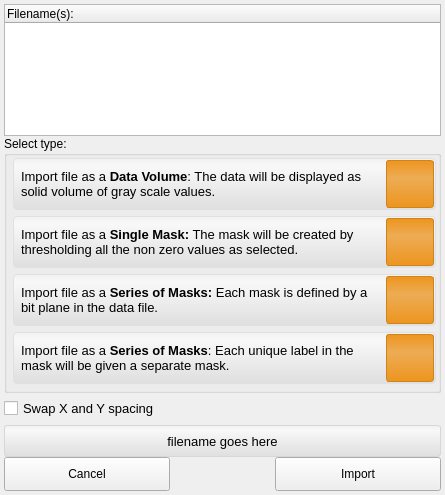
<?xml version="1.0" encoding="UTF-8"?>
<ui version="4.0">
 <class>LayerImporterWidget</class>
 <widget class="QWidget" name="LayerImporterWidget">
  <property name="geometry">
   <rect>
    <x>0</x>
    <y>0</y>
    <width>445</width>
    <height>495</height>
   </rect>
  </property>
  <property name="minimumSize">
   <size>
    <width>445</width>
    <height>0</height>
   </size>
  </property>
  <property name="maximumSize">
   <size>
    <width>445</width>
    <height>16777215</height>
   </size>
  </property>
  <property name="windowTitle">
   <string>LayerImporterWidget</string>
  </property>
  <property name="styleSheet">
   <string notr="true">QPushButton#mask_single_button:checked{
	background-color: qlineargradient(spread:pad, x1:0.5, y1:0, x2:0.5, y2:0.960227, stop:0 rgba(80, 80, 80, 50), stop:0.155779 rgba(90, 90, 90, 50), stop:1 rgba(78, 78, 78, 50));
	border-radius: 4px;
	border: 2px solid rgb( 90,90,90 );
}
QPushButton#mask_single_button:pressed{
	background-color: qlineargradient(spread:pad, x1:0.5, y1:0, x2:0.5, y2:0.960227, stop:0 rgba(80, 80, 80, 150), stop:0.155779 rgba(90, 90, 90, 150), stop:1 rgba(78, 78, 78, 150));
	border-radius: 4px;
	border: 2px solid rgb( 90,90,90 );
}
QPushButton#mask_single_button{}

QPushButton#data_volume_button:checked{
	background-color: qlineargradient(spread:pad, x1:0.5, y1:0, x2:0.5, y2:0.960227, stop:0 rgba(80, 80, 80, 50), stop:0.155779 rgba(90, 90, 90, 50), stop:1 rgba(78, 78, 78, 50));
	border-radius: 4px;
	border: 2px solid rgb( 90,90,90 );
}
QPushButton#data_volume_button:pressed{
	background-color: qlineargradient(spread:pad, x1:0.5, y1:0, x2:0.5, y2:0.960227, stop:0 rgba(80, 80, 80, 150), stop:0.155779 rgba(90, 90, 90, 150), stop:1 rgba(78, 78, 78, 150));;
	border-radius: 4px;
	border: 2px solid rgb( 90,90,90 );
}
QPushButton#data_volume_button{}

QPushButton#mask_1234_button:checked{
	background-color: qlineargradient(spread:pad, x1:0.5, y1:0, x2:0.5, y2:0.960227, stop:0 rgba(80, 80, 80, 50), stop:0.155779 rgba(90, 90, 90, 50), stop:1 rgba(78, 78, 78, 50));
	border-radius: 4px;
	border: 2px solid rgb( 90,90,90 );
}
QPushButton#mask_1234_button:pressed{
	background-color: qlineargradient(spread:pad, x1:0.5, y1:0, x2:0.5, y2:0.960227, stop:0 rgba(80, 80, 80, 150), stop:0.155779 rgba(90, 90, 90, 150), stop:1 rgba(78, 78, 78, 150));
	border-radius: 4px;
	border: 2px solid rgb( 90,90,90 );
}
QPushButton#mask_1234_button{}

QPushButton#mask_1248_button:checked{
	background-color: qlineargradient(spread:pad, x1:0.5, y1:0, x2:0.5, y2:0.960227, stop:0 rgba(80, 80, 80, 50), stop:0.155779 rgba(90, 90, 90, 50), stop:1 rgba(78, 78, 78, 50));
	border-radius: 4px;
	border: 2px solid rgb( 90,90,90 );
}
QPushButton#mask_1248_button:pressed{
	background-color: qlineargradient(spread:pad, x1:0.5, y1:0, x2:0.5, y2:0.960227, stop:0 rgba(80, 80, 80, 150), stop:0.155779 rgba(90, 90, 90, 150), stop:1 rgba(78, 78, 78, 150));
	border-radius: 4px;
	border: 2px solid rgb( 90,90,90 );
}
QPushButton#mask_1248_button{}

QWidget#data_{
	background-color: qlineargradient(spread:pad, x1:0.5, y1:0, x2:0.5, y2:0.960227, stop:0 rgba(241, 241, 241, 255), stop:0.155779 rgba(248, 248, 248, 255), stop:1 rgba(224, 224, 224, 255));
	border-radius: 4px;
	border: 1px solid  rgb( 224, 224, 224 );
}

QWidget#single_mask_{
	background-color: qlineargradient(spread:pad, x1:0.5, y1:0, x2:0.5, y2:0.960227, stop:0 rgba(241, 241, 241, 255), stop:0.155779 rgba(248, 248, 248, 255), stop:1 rgba(224, 224, 224, 255));
	border-radius: 4px;
	border: 1px solid  rgb( 224, 224, 224 );
}

QWidget#bitplane_mask_{
	background-color: qlineargradient(spread:pad, x1:0.5, y1:0, x2:0.5, y2:0.960227, stop:0 rgba(241, 241, 241, 255), stop:0.155779 rgba(248, 248, 248, 255), stop:1 rgba(224, 224, 224, 255));
	border-radius: 4px;
	border: 1px solid  rgb( 224, 224, 224 );
}

QWidget#label_mask_{
	background-color: qlineargradient(spread:pad, x1:0.5, y1:0, x2:0.5, y2:0.960227, stop:0 rgba(241, 241, 241, 255), stop:0.155779 rgba(248, 248, 248, 255), stop:1 rgba(224, 224, 224, 255));
	border-radius: 4px;
	border: 1px solid  rgb( 224, 224, 224 );
}

QWidget#scanning_file_{
	background-color: qlineargradient(spread:pad, x1:0.5, y1:0, x2:0.5, y2:0.960227, stop:0 rgba(241, 241, 241, 255), stop:0.155779 rgba(248, 248, 248, 255), stop:1 rgba(224, 224, 224, 255));
	border-radius: 3px;
	border: 1px solid  rgb( 215, 215, 215 );
}

QWidget#data_volume_icon_widget_{
	background-color: qlineargradient(spread:pad, x1:0.5, y1:0, x2:0.5, y2:1, stop:0 rgba(237, 149, 31, 255), stop:0.372881 rgba(237, 172, 84, 255), stop:1 rgba(237, 149, 31, 255));
	border-radius: 3px;
	border: 1px solid rgb(208, 130, 27);
}

QWidget#single_mask_icon_widget_{
	background-color: qlineargradient(spread:pad, x1:0.5, y1:0, x2:0.5, y2:1, stop:0 rgba(237, 149, 31, 255), stop:0.372881 rgba(237, 172, 84, 255), stop:1 rgba(237, 149, 31, 255));
	border-radius: 3px;
	border: 1px solid rgb(208, 130, 27);
}

QWidget#series_of_masks_1234_icon_widget_{
	background-color: qlineargradient(spread:pad, x1:0.5, y1:0, x2:0.5, y2:1, stop:0 rgba(237, 149, 31, 255), stop:0.372881 rgba(237, 172, 84, 255), stop:1 rgba(237, 149, 31, 255));
	border-radius: 3px;
	border: 1px solid rgb(208, 130, 27);
}

QWidget#series_of_masks_1248_icon_widget_{
	background-color: qlineargradient(spread:pad, x1:0.5, y1:0, x2:0.5, y2:1, stop:0 rgba(237, 149, 31, 255), stop:0.372881 rgba(237, 172, 84, 255), stop:1 rgba(237, 149, 31, 255));
	border-radius: 3px;
	border: 1px solid rgb(208, 130, 27);
}
QToolButton#data_button_{
	border: 1px solid rgba( 0, 0, 0, 0 );
	background-color: rgba( 0, 0, 0, 0 );
}
QToolButton#data_button_:pressed{
	border: 1px solid rgba( 0, 0, 0, 0 );
	background-color: rgba( 0, 0, 0, 0 );
}

QToolButton#single_mask_button_{
	border: 1px solid rgba( 0, 0, 0, 0 );
	background-color: rgba( 0, 0, 0, 0 );
}
QToolButton#single_mask_button_:pressed{
	border: 1px solid rgba( 0, 0, 0, 0 );
	background-color: rgba( 0, 0, 0, 0 );
}

QToolButton#series_1248_button_{
	border: 1px solid rgba( 0, 0, 0, 0 );
	background-color: rgba( 0, 0, 0, 0 );
}
QToolButton#series_1248_button_:pressed{
	border: 1px solid rgba( 0, 0, 0, 0 );
	background-color: rgba( 0, 0, 0, 0 );
}

QToolButton#series_1234_button_{
	border: 1px solid rgba( 0, 0, 0, 0 );
	background-color: rgba( 0, 0, 0, 0 );
}
QToolButton#series_1234_button_:pressed{
	border: 1px solid rgba( 0, 0, 0, 0 );
	background-color: rgba( 0, 0, 0, 0 );
}
</string>
  </property>
  <layout class="QVBoxLayout" name="verticalLayout_2">
   <property name="spacing">
    <number>0</number>
   </property>
   <property name="margin">
    <number>4</number>
   </property>
   <item>
    <widget class="QTableWidget" name="file_name_table_">
     <property name="horizontalScrollBarPolicy">
      <enum>Qt::ScrollBarAlwaysOff</enum>
     </property>
     <property name="editTriggers">
      <set>QAbstractItemView::NoEditTriggers</set>
     </property>
     <property name="showDropIndicator" stdset="0">
      <bool>false</bool>
     </property>
     <property name="dragDropOverwriteMode">
      <bool>false</bool>
     </property>
     <property name="alternatingRowColors">
      <bool>true</bool>
     </property>
     <property name="selectionMode">
      <enum>QAbstractItemView::NoSelection</enum>
     </property>
     <property name="selectionBehavior">
      <enum>QAbstractItemView::SelectRows</enum>
     </property>
     <property name="textElideMode">
      <enum>Qt::ElideNone</enum>
     </property>
     <property name="showGrid">
      <bool>false</bool>
     </property>
     <property name="gridStyle">
      <enum>Qt::NoPen</enum>
     </property>
     <property name="cornerButtonEnabled">
      <bool>false</bool>
     </property>
     <property name="columnCount">
      <number>1</number>
     </property>
     <attribute name="horizontalHeaderHighlightSections">
      <bool>false</bool>
     </attribute>
     <attribute name="horizontalHeaderStretchLastSection">
      <bool>true</bool>
     </attribute>
     <attribute name="verticalHeaderVisible">
      <bool>false</bool>
     </attribute>
     <attribute name="verticalHeaderHighlightSections">
      <bool>false</bool>
     </attribute>
     <column>
      <property name="text">
       <string>Filename(s):</string>
      </property>
      <property name="textAlignment">
       <set>AlignLeft|AlignVCenter</set>
      </property>
     </column>
    </widget>
   </item>
   <item>
    <widget class="QGroupBox" name="importer_options_">
     <property name="title">
      <string>Select type:</string>
     </property>
     <layout class="QVBoxLayout" name="verticalLayout">
      <property name="spacing">
       <number>6</number>
      </property>
      <property name="leftMargin">
       <number>6</number>
      </property>
      <property name="topMargin">
       <number>2</number>
      </property>
      <property name="rightMargin">
       <number>6</number>
      </property>
      <property name="bottomMargin">
       <number>6</number>
      </property>
      <item>
       <widget class="QWidget" name="data_" native="true">
        <property name="minimumSize">
         <size>
          <width>423</width>
          <height>52</height>
         </size>
        </property>
        <property name="maximumSize">
         <size>
          <width>423</width>
          <height>52</height>
         </size>
        </property>
        <layout class="QHBoxLayout" name="horizontalLayout_5">
         <property name="spacing">
          <number>4</number>
         </property>
         <property name="margin">
          <number>2</number>
         </property>
         <item>
          <widget class="QWidget" name="widget" native="true">
           <property name="maximumSize">
            <size>
             <width>16777215</width>
             <height>46</height>
            </size>
           </property>
           <layout class="QHBoxLayout" name="horizontalLayout_6">
            <property name="margin">
             <number>6</number>
            </property>
            <item>
             <widget class="QLabel" name="data_label_">
              <property name="text">
               <string>&lt;!DOCTYPE HTML PUBLIC &quot;-//W3C//DTD HTML 4.0//EN&quot; &quot;http://www.w3.org/TR/REC-html40/strict.dtd&quot;&gt;
&lt;html&gt;&lt;head&gt;&lt;meta name=&quot;qrichtext&quot; content=&quot;1&quot; /&gt;&lt;style type=&quot;text/css&quot;&gt;
p, li { white-space: pre-wrap; }
&lt;/style&gt;&lt;/head&gt;&lt;body style=&quot; font-family:'MS Shell Dlg 2'; font-size:8.25pt; font-weight:400; font-style:normal;&quot;&gt;
&lt;p style=&quot; margin-top:0px; margin-bottom:0px; margin-left:0px; margin-right:0px; -qt-block-indent:0; text-indent:0px;&quot;&gt;&lt;span style=&quot; font-family:'Lucida Grande'; font-size:10pt;&quot;&gt;Import file as a &lt;/span&gt;&lt;span style=&quot; font-family:'Lucida Grande'; font-size:10pt; font-weight:600;&quot;&gt;Data Volume&lt;/span&gt;&lt;span style=&quot; font-family:'Lucida Grande'; font-size:10pt;&quot;&gt;: The data will be displayed as solid volume of gray scale values. &lt;/span&gt;&lt;/p&gt;&lt;/body&gt;&lt;/html&gt;</string>
              </property>
              <property name="textFormat">
               <enum>Qt::RichText</enum>
              </property>
              <property name="wordWrap">
               <bool>true</bool>
              </property>
             </widget>
            </item>
           </layout>
          </widget>
         </item>
         <item>
          <widget class="QWidget" name="data_volume_icon_widget_" native="true">
           <property name="minimumSize">
            <size>
             <width>48</width>
             <height>48</height>
            </size>
           </property>
           <property name="maximumSize">
            <size>
             <width>48</width>
             <height>48</height>
            </size>
           </property>
           <layout class="QHBoxLayout" name="horizontalLayout_15">
            <property name="spacing">
             <number>0</number>
            </property>
            <property name="margin">
             <number>0</number>
            </property>
            <item>
             <widget class="QtUtils::QtDoubleClickToolButton" name="data_button_">
              <property name="sizePolicy">
               <sizepolicy hsizetype="Preferred" vsizetype="Preferred">
                <horstretch>0</horstretch>
                <verstretch>0</verstretch>
               </sizepolicy>
              </property>
              <property name="text">
               <string/>
              </property>
              <property name="icon">
               <iconset resource="../../Resources/QtResources.qrc">
                <normaloff>:/Images/Data.png</normaloff>:/Images/Data.png</iconset>
              </property>
              <property name="iconSize">
               <size>
                <width>38</width>
                <height>38</height>
               </size>
              </property>
             </widget>
            </item>
           </layout>
          </widget>
         </item>
        </layout>
       </widget>
      </item>
      <item>
       <widget class="QWidget" name="single_mask_" native="true">
        <property name="minimumSize">
         <size>
          <width>423</width>
          <height>52</height>
         </size>
        </property>
        <property name="maximumSize">
         <size>
          <width>423</width>
          <height>52</height>
         </size>
        </property>
        <layout class="QHBoxLayout" name="horizontalLayout_12">
         <property name="spacing">
          <number>4</number>
         </property>
         <property name="margin">
          <number>2</number>
         </property>
         <item>
          <widget class="QWidget" name="widget_4" native="true">
           <property name="maximumSize">
            <size>
             <width>16777215</width>
             <height>46</height>
            </size>
           </property>
           <layout class="QHBoxLayout" name="horizontalLayout_7">
            <property name="margin">
             <number>6</number>
            </property>
            <item>
             <widget class="QLabel" name="single_mask_label_">
              <property name="text">
               <string>&lt;!DOCTYPE HTML PUBLIC &quot;-//W3C//DTD HTML 4.0//EN&quot; &quot;http://www.w3.org/TR/REC-html40/strict.dtd&quot;&gt;
&lt;html&gt;&lt;head&gt;&lt;meta name=&quot;qrichtext&quot; content=&quot;1&quot; /&gt;&lt;style type=&quot;text/css&quot;&gt;
p, li { white-space: pre-wrap; }
&lt;/style&gt;&lt;/head&gt;&lt;body style=&quot; font-family:'MS Shell Dlg 2'; font-size:8.25pt; font-weight:400; font-style:normal;&quot;&gt;
&lt;p style=&quot; margin-top:0px; margin-bottom:0px; margin-left:0px; margin-right:0px; -qt-block-indent:0; text-indent:0px;&quot;&gt;&lt;span style=&quot; font-family:'Lucida Grande'; font-size:10pt;&quot;&gt;Import file as a &lt;/span&gt;&lt;span style=&quot; font-family:'Lucida Grande'; font-size:10pt; font-weight:600;&quot;&gt;Single Mask:&lt;/span&gt;&lt;span style=&quot; font-family:'Lucida Grande'; font-size:10pt;&quot;&gt; The mask will be created by thresholding all the non zero values as selected.&lt;/span&gt;&lt;/p&gt;&lt;/body&gt;&lt;/html&gt;</string>
              </property>
              <property name="textFormat">
               <enum>Qt::RichText</enum>
              </property>
              <property name="wordWrap">
               <bool>true</bool>
              </property>
             </widget>
            </item>
           </layout>
          </widget>
         </item>
         <item>
          <widget class="QWidget" name="single_mask_icon_widget_" native="true">
           <property name="minimumSize">
            <size>
             <width>48</width>
             <height>48</height>
            </size>
           </property>
           <property name="maximumSize">
            <size>
             <width>48</width>
             <height>48</height>
            </size>
           </property>
           <layout class="QHBoxLayout" name="horizontalLayout_14">
            <property name="spacing">
             <number>0</number>
            </property>
            <property name="margin">
             <number>0</number>
            </property>
            <item>
             <widget class="QtUtils::QtDoubleClickToolButton" name="single_mask_button_">
              <property name="sizePolicy">
               <sizepolicy hsizetype="Preferred" vsizetype="Preferred">
                <horstretch>0</horstretch>
                <verstretch>0</verstretch>
               </sizepolicy>
              </property>
              <property name="text">
               <string/>
              </property>
              <property name="icon">
               <iconset resource="../../Resources/QtResources.qrc">
                <normaloff>:/Images/MaskWhite_shadow.png</normaloff>:/Images/MaskWhite_shadow.png</iconset>
              </property>
              <property name="iconSize">
               <size>
                <width>38</width>
                <height>38</height>
               </size>
              </property>
             </widget>
            </item>
           </layout>
          </widget>
         </item>
        </layout>
       </widget>
      </item>
      <item>
       <widget class="QWidget" name="bitplane_mask_" native="true">
        <property name="minimumSize">
         <size>
          <width>423</width>
          <height>52</height>
         </size>
        </property>
        <property name="maximumSize">
         <size>
          <width>423</width>
          <height>52</height>
         </size>
        </property>
        <layout class="QHBoxLayout" name="horizontalLayout_11">
         <property name="spacing">
          <number>4</number>
         </property>
         <property name="margin">
          <number>2</number>
         </property>
         <item>
          <widget class="QWidget" name="widget_11" native="true">
           <property name="maximumSize">
            <size>
             <width>16777215</width>
             <height>46</height>
            </size>
           </property>
           <layout class="QHBoxLayout" name="horizontalLayout_9">
            <property name="margin">
             <number>6</number>
            </property>
            <item>
             <widget class="QLabel" name="bitplane_masks_label_">
              <property name="text">
               <string>&lt;!DOCTYPE HTML PUBLIC &quot;-//W3C//DTD HTML 4.0//EN&quot; &quot;http://www.w3.org/TR/REC-html40/strict.dtd&quot;&gt;
&lt;html&gt;&lt;head&gt;&lt;meta name=&quot;qrichtext&quot; content=&quot;1&quot; /&gt;&lt;style type=&quot;text/css&quot;&gt;
p, li { white-space: pre-wrap; }
&lt;/style&gt;&lt;/head&gt;&lt;body style=&quot; font-family:'MS Shell Dlg 2'; font-size:8.25pt; font-weight:400; font-style:normal;&quot;&gt;
&lt;p style=&quot; margin-top:0px; margin-bottom:0px; margin-left:0px; margin-right:0px; -qt-block-indent:0; text-indent:0px;&quot;&gt;&lt;span style=&quot; font-family:'Lucida Grande'; font-size:10pt;&quot;&gt;Import file as a &lt;/span&gt;&lt;span style=&quot; font-family:'Lucida Grande'; font-size:10pt; font-weight:600;&quot;&gt;Series of Masks:&lt;/span&gt;&lt;span style=&quot; font-family:'Lucida Grande'; font-size:10pt;&quot;&gt; Each mask is defined by a bit plane in the data file.&lt;/span&gt;&lt;/p&gt;&lt;/body&gt;&lt;/html&gt;</string>
              </property>
              <property name="textFormat">
               <enum>Qt::RichText</enum>
              </property>
              <property name="wordWrap">
               <bool>true</bool>
              </property>
             </widget>
            </item>
           </layout>
          </widget>
         </item>
         <item>
          <widget class="QWidget" name="series_of_masks_1248_icon_widget_" native="true">
           <property name="minimumSize">
            <size>
             <width>48</width>
             <height>48</height>
            </size>
           </property>
           <property name="maximumSize">
            <size>
             <width>48</width>
             <height>48</height>
            </size>
           </property>
           <layout class="QHBoxLayout" name="horizontalLayout">
            <property name="spacing">
             <number>0</number>
            </property>
            <property name="margin">
             <number>0</number>
            </property>
            <item>
             <widget class="QtUtils::QtDoubleClickToolButton" name="series_1248_button_">
              <property name="sizePolicy">
               <sizepolicy hsizetype="Preferred" vsizetype="Preferred">
                <horstretch>0</horstretch>
                <verstretch>0</verstretch>
               </sizepolicy>
              </property>
              <property name="text">
               <string/>
              </property>
              <property name="icon">
               <iconset resource="../../Resources/QtResources.qrc">
                <normaloff>:/Images/BitPlaneMaskOff.png</normaloff>:/Images/BitPlaneMaskOff.png</iconset>
              </property>
              <property name="iconSize">
               <size>
                <width>38</width>
                <height>38</height>
               </size>
              </property>
             </widget>
            </item>
           </layout>
          </widget>
         </item>
        </layout>
       </widget>
      </item>
      <item>
       <widget class="QWidget" name="label_mask_" native="true">
        <property name="minimumSize">
         <size>
          <width>423</width>
          <height>52</height>
         </size>
        </property>
        <property name="maximumSize">
         <size>
          <width>423</width>
          <height>52</height>
         </size>
        </property>
        <layout class="QHBoxLayout" name="horizontalLayout_10">
         <property name="spacing">
          <number>4</number>
         </property>
         <property name="margin">
          <number>2</number>
         </property>
         <item>
          <widget class="QWidget" name="widget_9" native="true">
           <property name="maximumSize">
            <size>
             <width>16777215</width>
             <height>46</height>
            </size>
           </property>
           <layout class="QHBoxLayout" name="horizontalLayout_8">
            <property name="margin">
             <number>6</number>
            </property>
            <item>
             <widget class="QLabel" name="series_masks_label_">
              <property name="text">
               <string>&lt;!DOCTYPE HTML PUBLIC &quot;-//W3C//DTD HTML 4.0//EN&quot; &quot;http://www.w3.org/TR/REC-html40/strict.dtd&quot;&gt;
&lt;html&gt;&lt;head&gt;&lt;meta name=&quot;qrichtext&quot; content=&quot;1&quot; /&gt;&lt;style type=&quot;text/css&quot;&gt;
p, li { white-space: pre-wrap; }
&lt;/style&gt;&lt;/head&gt;&lt;body style=&quot; font-family:'MS Shell Dlg 2'; font-size:8.25pt; font-weight:400; font-style:normal;&quot;&gt;
&lt;p style=&quot; margin-top:0px; margin-bottom:0px; margin-left:0px; margin-right:0px; -qt-block-indent:0; text-indent:0px;&quot;&gt;&lt;span style=&quot; font-family:'Lucida Grande'; font-size:10pt;&quot;&gt;Import file as a &lt;/span&gt;&lt;span style=&quot; font-family:'Lucida Grande'; font-size:10pt; font-weight:600;&quot;&gt;Series of Masks&lt;/span&gt;&lt;span style=&quot; font-family:'Lucida Grande'; font-size:10pt;&quot;&gt;: Each unique label in the mask will be given a separate mask.&lt;/span&gt;&lt;/p&gt;&lt;/body&gt;&lt;/html&gt;</string>
              </property>
              <property name="textFormat">
               <enum>Qt::RichText</enum>
              </property>
              <property name="wordWrap">
               <bool>true</bool>
              </property>
             </widget>
            </item>
           </layout>
          </widget>
         </item>
         <item>
          <widget class="QWidget" name="series_of_masks_1234_icon_widget_" native="true">
           <property name="minimumSize">
            <size>
             <width>48</width>
             <height>48</height>
            </size>
           </property>
           <property name="maximumSize">
            <size>
             <width>48</width>
             <height>48</height>
            </size>
           </property>
           <layout class="QHBoxLayout" name="horizontalLayout_16">
            <property name="spacing">
             <number>0</number>
            </property>
            <property name="margin">
             <number>0</number>
            </property>
            <item>
             <widget class="QtUtils::QtDoubleClickToolButton" name="series_1234_button_">
              <property name="sizePolicy">
               <sizepolicy hsizetype="Preferred" vsizetype="Preferred">
                <horstretch>0</horstretch>
                <verstretch>0</verstretch>
               </sizepolicy>
              </property>
              <property name="text">
               <string/>
              </property>
              <property name="icon">
               <iconset resource="../../Resources/QtResources.qrc">
                <normaloff>:/Images/LabelMaskOff.png</normaloff>:/Images/LabelMaskOff.png</iconset>
              </property>
              <property name="iconSize">
               <size>
                <width>38</width>
                <height>38</height>
               </size>
              </property>
             </widget>
            </item>
           </layout>
          </widget>
         </item>
        </layout>
       </widget>
      </item>
     </layout>
    </widget>
   </item>
   <item>
    <widget class="QWidget" name="swap_x_y_spacing_widget_" native="true">
     <property name="minimumSize">
      <size>
       <width>390</width>
       <height>32</height>
      </size>
     </property>
     <property name="maximumSize">
      <size>
       <width>16777215</width>
       <height>32</height>
      </size>
     </property>
     <layout class="QHBoxLayout" name="horizontalLayout_19">
      <property name="spacing">
       <number>0</number>
      </property>
      <property name="margin">
       <number>0</number>
      </property>
      <item>
       <widget class="QWidget" name="widget_5" native="true">
        <property name="minimumSize">
         <size>
          <width>0</width>
          <height>32</height>
         </size>
        </property>
        <property name="maximumSize">
         <size>
          <width>16777215</width>
          <height>32</height>
         </size>
        </property>
        <property name="font">
         <font>
          <pointsize>10</pointsize>
         </font>
        </property>
        <layout class="QHBoxLayout" name="horizontalLayout_20">
         <property name="spacing">
          <number>0</number>
         </property>
         <property name="margin">
          <number>0</number>
         </property>
         <item>
          <widget class="QCheckBox" name="swap_spacing_checkbox_">
           <property name="font">
            <font>
             <pointsize>10</pointsize>
            </font>
           </property>
           <property name="text">
            <string>Swap X and Y spacing</string>
           </property>
          </widget>
         </item>
        </layout>
       </widget>
      </item>
     </layout>
    </widget>
   </item>
   <item>
    <widget class="QWidget" name="scanning_file_" native="true">
     <property name="minimumSize">
      <size>
       <width>390</width>
       <height>32</height>
      </size>
     </property>
     <property name="maximumSize">
      <size>
       <width>16777215</width>
       <height>32</height>
      </size>
     </property>
     <layout class="QHBoxLayout" name="horizontalLayout_18">
      <property name="spacing">
       <number>0</number>
      </property>
      <property name="margin">
       <number>0</number>
      </property>
      <item>
       <widget class="QWidget" name="widget_3" native="true">
        <property name="minimumSize">
         <size>
          <width>0</width>
          <height>32</height>
         </size>
        </property>
        <property name="maximumSize">
         <size>
          <width>16777215</width>
          <height>32</height>
         </size>
        </property>
        <layout class="QHBoxLayout" name="horizontalLayout_17">
         <property name="spacing">
          <number>0</number>
         </property>
         <property name="margin">
          <number>0</number>
         </property>
         <item>
          <widget class="QLabel" name="file_name_label_">
           <property name="font">
            <font>
             <pointsize>10</pointsize>
            </font>
           </property>
           <property name="text">
            <string>filename goes here</string>
           </property>
           <property name="alignment">
            <set>Qt::AlignCenter</set>
           </property>
          </widget>
         </item>
        </layout>
       </widget>
      </item>
     </layout>
    </widget>
   </item>
   <item>
    <widget class="QWidget" name="control_bar_" native="true">
     <property name="minimumSize">
      <size>
       <width>0</width>
       <height>34</height>
      </size>
     </property>
     <property name="maximumSize">
      <size>
       <width>16777215</width>
       <height>34</height>
      </size>
     </property>
     <layout class="QHBoxLayout" name="horizontalLayout_4" stretch="5,3,5">
      <property name="margin">
       <number>0</number>
      </property>
      <item>
       <widget class="QWidget" name="widget_7" native="true">
        <layout class="QHBoxLayout" name="horizontalLayout_3">
         <property name="spacing">
          <number>0</number>
         </property>
         <property name="margin">
          <number>0</number>
         </property>
         <item>
          <widget class="QPushButton" name="cancel_button_">
           <property name="sizePolicy">
            <sizepolicy hsizetype="Expanding" vsizetype="Expanding">
             <horstretch>0</horstretch>
             <verstretch>0</verstretch>
            </sizepolicy>
           </property>
           <property name="text">
            <string>Cancel</string>
           </property>
          </widget>
         </item>
        </layout>
       </widget>
      </item>
      <item>
       <spacer name="horizontalSpacer">
        <property name="orientation">
         <enum>Qt::Horizontal</enum>
        </property>
        <property name="sizeHint" stdset="0">
         <size>
          <width>83</width>
          <height>20</height>
         </size>
        </property>
       </spacer>
      </item>
      <item>
       <widget class="QWidget" name="widget_6" native="true">
        <layout class="QHBoxLayout" name="horizontalLayout_2">
         <property name="spacing">
          <number>0</number>
         </property>
         <property name="margin">
          <number>0</number>
         </property>
         <item>
          <widget class="QPushButton" name="import_button_">
           <property name="sizePolicy">
            <sizepolicy hsizetype="Expanding" vsizetype="Expanding">
             <horstretch>0</horstretch>
             <verstretch>0</verstretch>
            </sizepolicy>
           </property>
           <property name="text">
            <string>Import</string>
           </property>
          </widget>
         </item>
        </layout>
       </widget>
      </item>
     </layout>
    </widget>
   </item>
  </layout>
 </widget>
 <customwidgets>
  <customwidget>
   <class>QtUtils::QtDoubleClickToolButton</class>
   <extends>QToolButton</extends>
   <header location="global">QtUtils/Widgets/QtDoubleClickToolButton.h</header>
  </customwidget>
 </customwidgets>
 <resources>
  <include location="../../Resources/QtResources.qrc"/>
 </resources>
 <connections/>
</ui>
